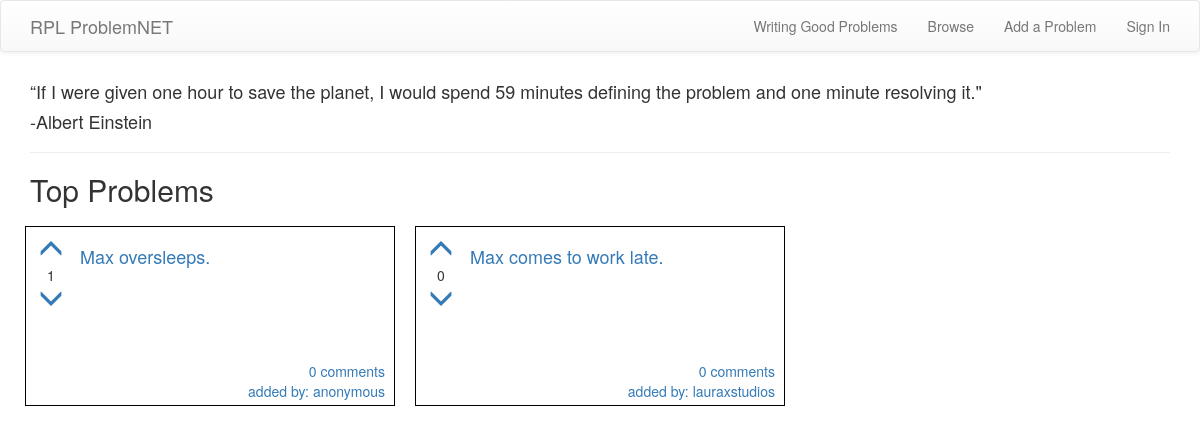
The app's page /, older data.
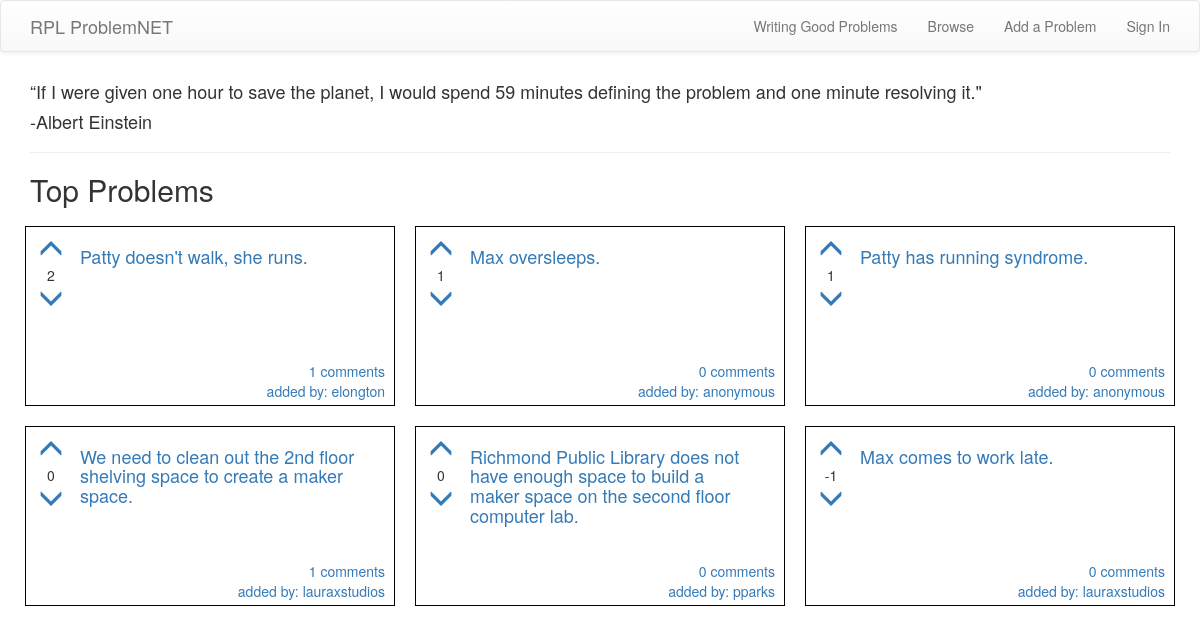
The same page, newer data.
### problems/models.py (models this page shows, shortened)
class Problem(models.Model):
    author = models.ForeignKey(User)
    anonymous_author = models.BooleanField(default=False)
    root_problem = models.ForeignKey('self', related_name='sub_problems', null=True)
    text = models.TextField()
    create_date = models.DateTimeField(default=timezone.now)
    published_date = models.DateTimeField(blank=True, null=True)
    upvotes = models.ManyToManyField(User, related_name='upvotes')
    downvotes = models.ManyToManyField(User, related_name='downvotes')
    def total_votes(self):
        return self.upvotes.count() - self.downvotes.count()

### problems/views.py (the view)
# urls.py: url(r'^$', views.index_topsix, name='home'),
def index_topsix(request):
    problems = models.Problem.objects.all()
    x = []
    for problem in problems:
        x.append((problem, problem.total_votes()))
    x = sorted(x, key=itemgetter(1), reverse=True)
    if len(x) >=9:
        x = x[:9]
    else:
        pass
    problems=x
    return render(request,'sitewide/index.html',{'problems':problems})

### templates/sitewide/index.html
{% extends "sitewide/base.html" %}
{% block content %}
  <h4>“If I were given one hour to save the planet, I would spend 59 minutes defining the problem and one minute resolving it."</h4>
  <h4>-Albert Einstein</h4>
  <hr>
  <h2>Top Problems</h2>
  <div class="row">
  {% for problem in problems %}
    <div class="col-lg-4 col-md-4 col-sm-6 box index_problemdiv">
        <div class="index_problemborder">
          <div class="list_upvotediv">
            <a class = "{% if user in problem.0.upvotes.all %}voted{%endif%}" {% if user.is_authenticated %} href="{% url 'problems:indexupvote' pk=problem.0.pk %}" {% else %} href="{% url "users:login" %}" {% endif %}>
              <div class="sub_upvotediv">
                  <span class="glyphicon glyphicon-menu-up ticker"></span>
              </div>
            </a>
            <div class="sub_upvotediv">
              <span>{{problem.0.total_votes}}</span>
            </div>
            <a class = "{% if user in problem.0.downvotes.all %}voted{%endif%}" {% if user.is_authenticated %} href="{% url 'problems:indexdownvote' pk=problem.0.pk %}" {% else %} href="{% url "users:login" %}" {% endif %}>
              <div class="sub_upvotediv">
                <span class="glyphicon glyphicon-menu-down ticker"></span>
              </div>
            </a>
          </div>
          <a href="{% url 'problems:problem_detail' pk=problem.0.pk %}">
            <div class="index_problemdescription">
              <h4>{{problem.0.text}}</h4>
              <div class="index_problemauthor">
                {{problem.0.comments.count}} comments
                <br>
                added by: {% if problem.0.anonymous_author %}anonymous{% else %}{{problem.0.author}}{%endif%}
              </div>
            </div>
          </a>
        </div>
    </div>
  {% endfor %}
  </div>
{% endblock %}

### templates/sitewide/base.html (shortened to what this page needs)
<!DOCTYPE html>
{% load staticfiles %}
<html>
  <head>
    <link rel="stylesheet" href="https://maxcdn.bootstrapcdn.com/bootstrap/3.3.7/css/bootstrap.min.css">
    <link rel="stylesheet" href="https://maxcdn.bootstrapcdn.com/bootstrap/3.3.7/css/bootstrap-theme.min.css">
    <link rel="stylesheet" href="{% static 'css/style.css'%}">
    <link rel="stylesheet" href="https://maxcdn.bootstrapcdn.com/font-awesome/4.7.0/css/font-awesome.min.css">
  </head>
  <body>
    <nav class="navbar navbar-default">
      <div class="container">
        <ul class="nav navbar-nav">
          <li><a href="{% url "problems:home" %}" class="navbar-brand bigbrand">RPL ProblemNET</a></li>
        </ul>
        <ul class="nav navbar-nav navbar-right">
          <li>
            <a href="">Writing Good Problems</a>
          </li>
          <li>
            <a href="{% url "problems:list" %}">Browse</a>
          </li>
          <li>
            <a href="{% url "problems:create" pk=0 %}">Add a Problem</a>
          </li>
          {% if user.is_authenticated %}
          <li>
            <a href="{% url "users:logout" %}">Sign Out ({{user}})</a>
          </li>
          {% else %}
          <li>
            <a href="{% url "users:login" %}">Sign In</a>
          </li>
          {% endif %}
        </ul>
      </div>
    </nav>
    <div class="container">
      {% block content %}
      {% endblock %}
    </div>
  </body>
</html>

### problems/static/css/style.css (style rules this page uses)
.box { height: 200px; }
div.list_upvotediv { text-align: center; width: 50px; display: inline-block; }
.ticker { font-size: 25px; }
.sub_upvotediv span { width: 100%; }
div.index_problemdiv { padding: 10px; }
div.index_problemborder { border: 1px solid black; height: 100%; width: 100%; padding: 10px; padding-left: 0px; }
div.index_problemdescription { width: calc(100% - 70px); display: inline-block; vertical-align: top; }
div.index_problemauthor { text-align: right; position: absolute; right: 20px; bottom: 15px; }

Row changes from the older to the newer data that the page shows:
added Problem: id "2", text "Patty doesn't walk, she runs.", id "1", author.username "elongton"
added Problem: id "1", text "Patty has running syndrome.", id "0", anonymous_author "anonymous"
added Problem: id "0", text "We need to clean out the 2nd floor shelving space to create a maker space.", id "1", author.username "lauraxstudios"
added Problem: id "0", text "Richmond Public Library does not have enough space to build a maker space on the second floor computer lab.", author.username "pparks"
computed for Problem "Max comes to work late.": id "0" → "-1"
